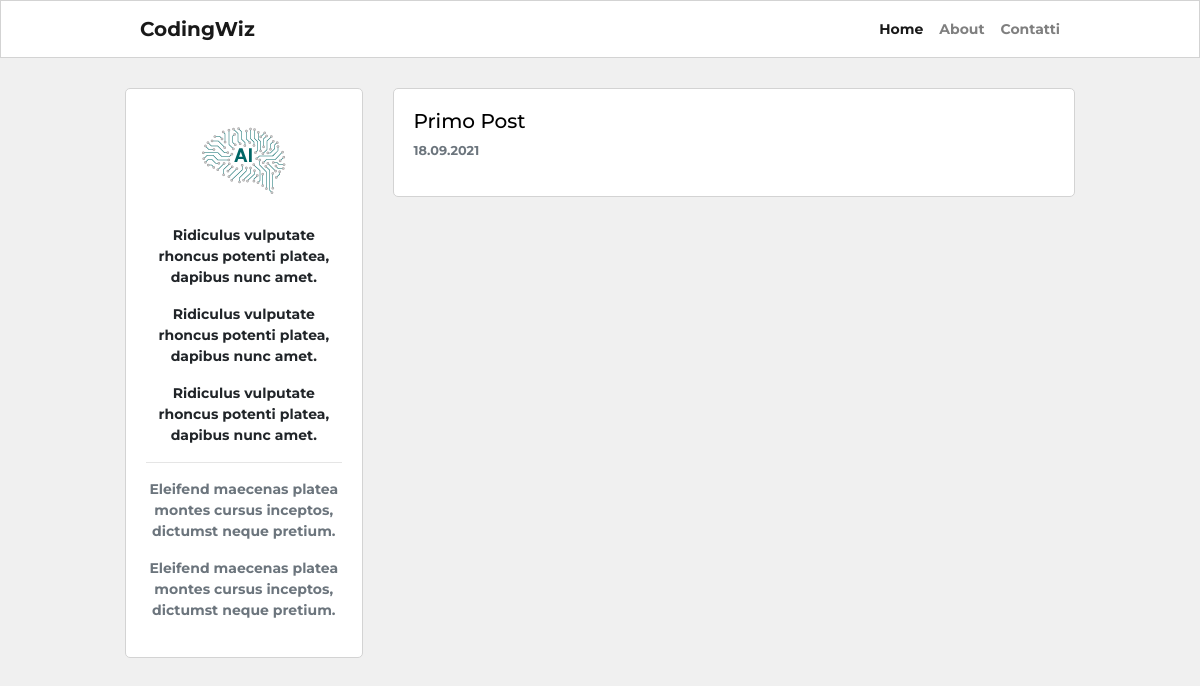
/, run on an earlier commit of the app's database.
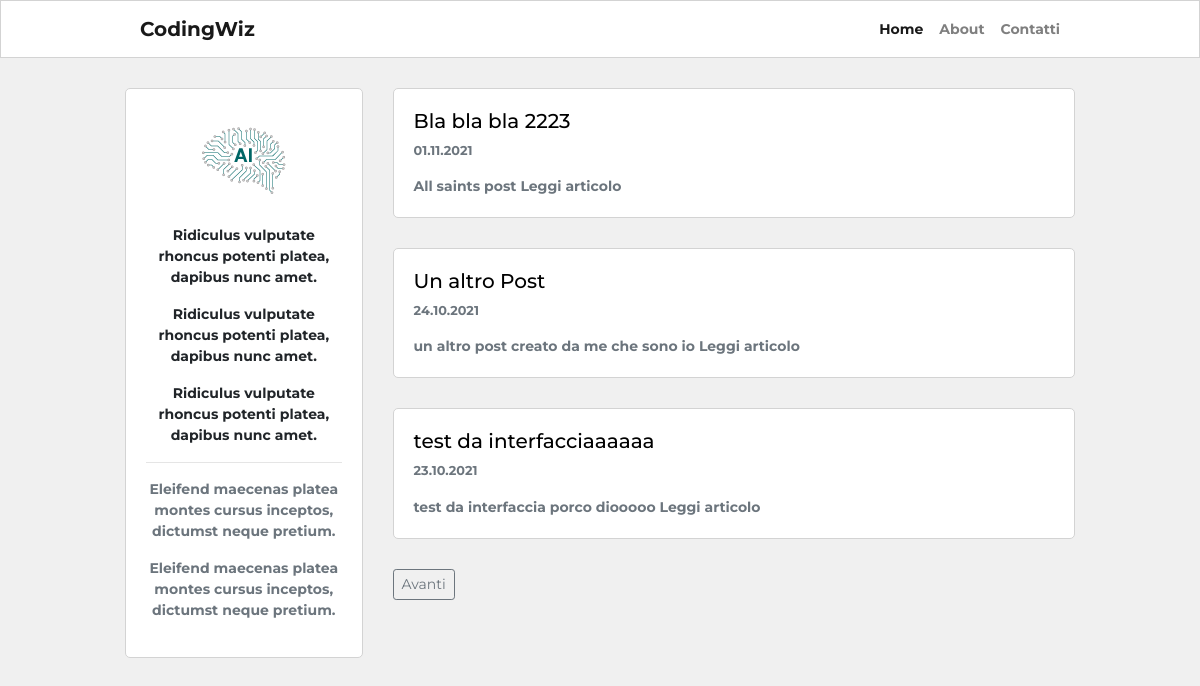
And on a later commit of the database.
### blog/models.py (models this page shows, shortened)
class Post(db.Model):
    __tablename__ = "post"
    id = db.Column(db.Integer, primary_key=True)
    user_id = db.Column(db.Integer, db.ForeignKey("user.id"), nullable=False)
    created_at = db.Column(db.DateTime, default=datetime.now)
    title = db.Column(db.String(255), nullable=False)
    description = db.Column(db.String(255))
    body = db.Column(db.Text(), nullable=False)
    slug = db.Column(db.String(255))
    image = db.Column(db.String(120))

### blog/routes.py (the view)
@app.route('/')
def homepage():
    page_number = request.args.get('page', 1, type=int)
    posts = Post.query.order_by(Post.created_at.desc()).paginate(page_number, 3, True)
    if posts.has_next:
        next_page = url_for('homepage', page=posts.next_num)
    else:
        next_page = None
    if posts.has_prev:
        previous_page = url_for('homepage', page=posts.prev_num)
    else:
        previous_page = None
    return render_template("homepage.html", posts=posts, current_page=page_number, next_page=next_page, previous_page=previous_page)

### blog/templates/homepage.html (shortened to what this page needs)
{% extends 'base.html' %}
{% block content %}
<div class="container content-container">
    <div class="row no-gutters">
        <div class="col-md-9 order-md-2">
        {% for post in posts.items %}
        <div class="single-post-home">
            <h5>
                <a class="custom-link" href="{{ url_for('post_details', post_slug=post.slug) }}">
                    {{ post.title }}
                </a>
            </h5>
            <p class="p-small-two text-muted">
                {{ post.created_at.strftime("%d.%m.%Y") }}
            </p>
            {% if post.description %}
                <p class="p-small-one text-muted mb-0">
                    {{ post.description }}
                    <a class="read-more" href="{{ url_for('post_details', post_slug=post.slug) }}">Leggi articolo</a>
                </p>
            {% endif %}
        </div>
        {% endfor %}
        <div class="pagination-block">
            {% if next_page %}
                <a class="btn btn-sm btn-outline-secondary" href="{{ next_page }}">Avanti</a>
            {% endif %}
        </div>
        </div>
        <div class="col-md-3 order-md-1">
            {% include "about_me_snippet.html" %}
        </div>
    </div>
</div>
{% endblock %}

What changed in the data, as far as the page shows it:
removed Post: title "Primo Post", created_at "18.09.2021"
added Post: title "Bla bla bla 2223", created_at "01.11.2021", description "All saints post"
added Post: title "Un altro Post", created_at "24.10.2021", description "un altro post creato da me che sono io"
added Post: title "test da interfacciaaaaaa", created_at "23.10.2021", description "test da interfaccia porco diooooo"
Also different on the page:
text now shown: "Avanti"
